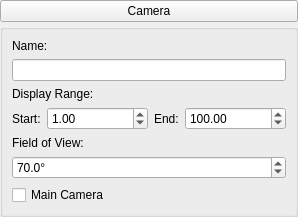
<?xml version="1.0" encoding="UTF-8"?>
<ui version="4.0">
 <class>CameraPropertiesTab</class>
 <widget class="QWidget" name="CameraPropertiesTab">
  <property name="geometry">
   <rect>
    <x>0</x>
    <y>0</y>
    <width>298</width>
    <height>199</height>
   </rect>
  </property>
  <property name="sizePolicy">
   <sizepolicy hsizetype="Expanding" vsizetype="Fixed">
    <horstretch>0</horstretch>
    <verstretch>0</verstretch>
   </sizepolicy>
  </property>
  <property name="windowTitle">
   <string>Form</string>
  </property>
  <layout class="QVBoxLayout" name="verticalLayout">
   <property name="spacing">
    <number>2</number>
   </property>
   <property name="leftMargin">
    <number>0</number>
   </property>
   <property name="topMargin">
    <number>0</number>
   </property>
   <property name="rightMargin">
    <number>0</number>
   </property>
   <property name="bottomMargin">
    <number>0</number>
   </property>
   <item>
    <widget class="QPushButton" name="tabToggle">
     <property name="text">
      <string>Camera</string>
     </property>
     <property name="flat">
      <bool>false</bool>
     </property>
    </widget>
   </item>
   <item>
    <widget class="QGroupBox" name="groupBox">
     <property name="title">
      <string/>
     </property>
     <property name="alignment">
      <set>Qt::AlignLeading|Qt::AlignLeft|Qt::AlignTop</set>
     </property>
     <layout class="QVBoxLayout" name="verticalLayout_3" stretch="0,0,0,0,0,0,0">
      <item>
       <widget class="QLabel" name="label">
        <property name="text">
         <string>Name:</string>
        </property>
       </widget>
      </item>
      <item>
       <widget class="QLineEdit" name="name"/>
      </item>
      <item>
       <widget class="QLabel" name="label_2">
        <property name="text">
         <string>Display Range:</string>
        </property>
       </widget>
      </item>
      <item>
       <layout class="QHBoxLayout" name="horizontalLayout" stretch="0,1,0,1">
        <item>
         <widget class="QLabel" name="label_3">
          <property name="text">
           <string>Start:</string>
          </property>
         </widget>
        </item>
        <item>
         <widget class="QDoubleSpinBox" name="zNear">
          <property name="decimals">
           <number>2</number>
          </property>
          <property name="minimum">
           <double>0.010000000000000</double>
          </property>
          <property name="maximum">
           <double>99999999.989999994635582</double>
          </property>
          <property name="value">
           <double>1.000000000000000</double>
          </property>
         </widget>
        </item>
        <item>
         <widget class="QLabel" name="label_4">
          <property name="text">
           <string>End:</string>
          </property>
         </widget>
        </item>
        <item>
         <widget class="QDoubleSpinBox" name="zFar">
          <property name="decimals">
           <number>2</number>
          </property>
          <property name="minimum">
           <double>0.020000000000000</double>
          </property>
          <property name="maximum">
           <double>100000000.000000000000000</double>
          </property>
          <property name="value">
           <double>100.000000000000000</double>
          </property>
         </widget>
        </item>
       </layout>
      </item>
      <item>
       <widget class="QLabel" name="label_5">
        <property name="text">
         <string>Field of View:</string>
        </property>
       </widget>
      </item>
      <item>
       <widget class="QDoubleSpinBox" name="fov">
        <property name="prefix">
         <string/>
        </property>
        <property name="suffix">
         <string notr="true">°</string>
        </property>
        <property name="decimals">
         <number>1</number>
        </property>
        <property name="maximum">
         <double>179.900000000000006</double>
        </property>
        <property name="value">
         <double>70.000000000000000</double>
        </property>
       </widget>
      </item>
      <item>
       <widget class="QCheckBox" name="mainCamera">
        <property name="toolTip">
         <string>If checked, this camera is the main render camera. There can only be one camera active at a given time!</string>
        </property>
        <property name="text">
         <string>Main Camera</string>
        </property>
       </widget>
      </item>
     </layout>
    </widget>
   </item>
  </layout>
 </widget>
 <resources/>
 <connections/>
</ui>
